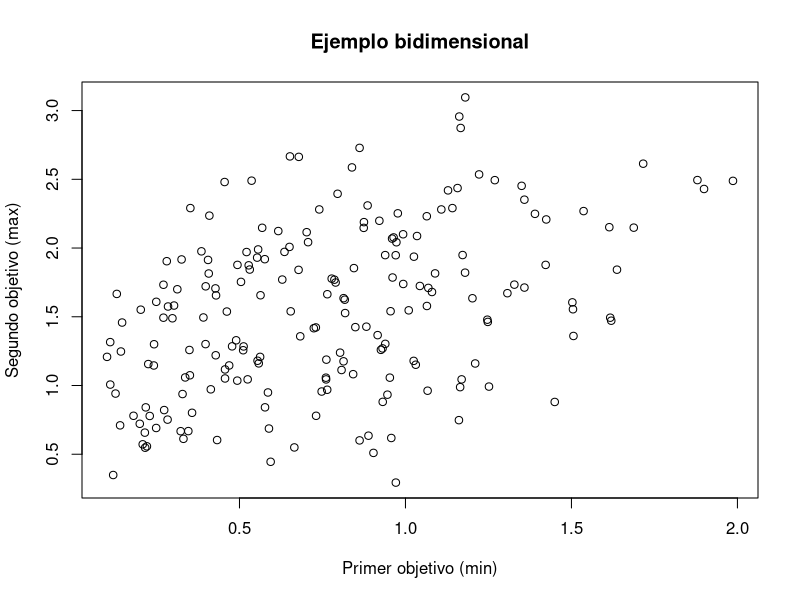
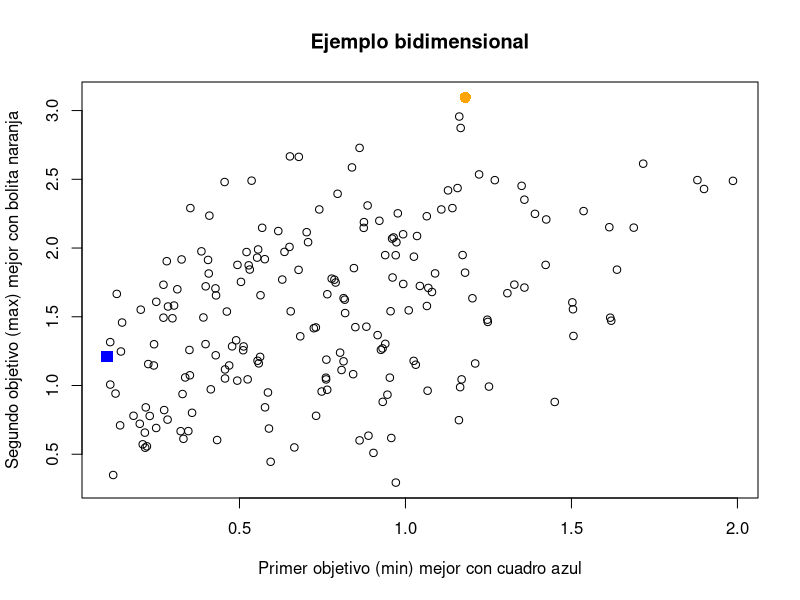
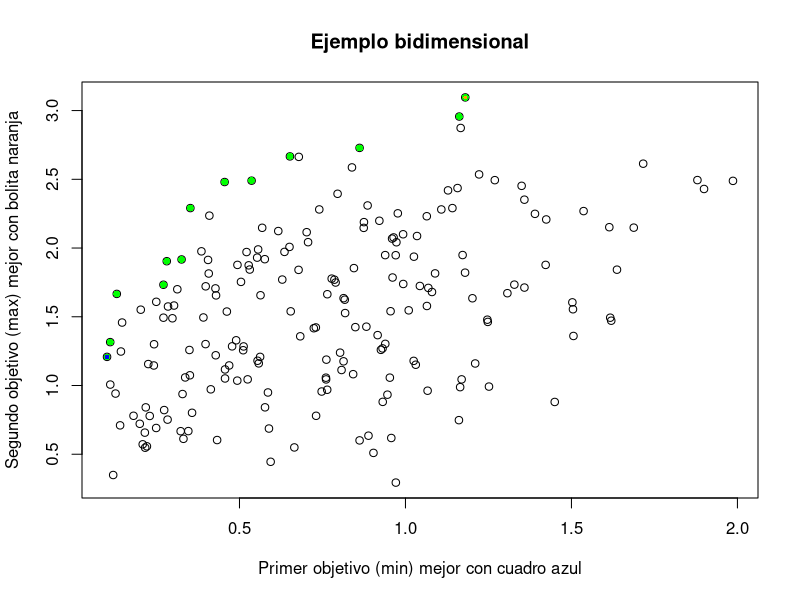

Generate these figures, in order, with R:
poli <- function(maxdeg, varcount, termcount) {
    f <- data.frame(variable=integer(), coef=integer(), degree=integer())
    for (t in 1:termcount) {
        var <- sample(1:varcount, 1)
        deg <- sample(0:maxdeg, 1)
        f <-  rbind(f, c(var, runif(1), deg))
    }
    names(f) <- c("variable", "coef", "degree")
    return(f)
}

eval <- function(pol, vars) {
    value <- 0.0
    terms = dim(pol)[1]
    for (t in 1:terms) {
        term <- pol[t,]
        value <-  value + term$coef * vars[term$variable]^term$degree
    }
    return(value)
}

## NUEVO!!!
domin.by <- function(target, challenger) {
    # sum sobre los TRUE/FALSE
    if (sum(challenger < target) > 0) {
        return(FALSE) # hay empeora (en maximizar)
    } # si no hay empeora, vemos si hay mejora
    # sum sobre los TRUE/FALSE
    return(sum(challenger > target) > 0)
}

vc <- 4
md <- 3
tc <- 5
k <- 2 # cuantas funciones objetivo
obj <- list()
for (i in 1:k) {
    obj[[i]] <- poli(md, vc, tc)
}
minim <- (runif(k) > 0.5)
sign <- (1 + -2 * minim) # neg -> min, pos -> max
n <- 200 # cuantas soluciones aleatorias
sol <- matrix(runif(vc * n), nrow=n, ncol=vc)
val <- matrix(rep(NA, k * n), nrow=n, ncol=k)
for (i in 1:n) { # evaluamos las soluciones
    for (j in 1:k) { # para todos los objetivos
        val[i, j] <- eval(obj[[j]], sol[i,])
    }
}
mejor1 <- which.max(sign[1] * val[,1])
mejor2 <- which.max(sign[2] * val[,2])
cual <- c("max", "min")
xl <- paste("Primer objetivo (", cual[minim[1] + 1], ")", sep="")
yl <- paste("Segundo objetivo (", cual[minim[2] + 1], ")", sep="")
png("p11_init.png")
plot(val[,1], val[,2], xlab=xl, ylab=yl, main="Ejemplo bidimensional")
graphics.off()
png("p11_mejores.png")
plot(val[,1], val[,2], xlab=paste(xl, "mejor con cuadro azul"),
     ylab=paste(yl,"mejor con bolita naranja"),
     main="Ejemplo bidimensional")
points(val[mejor1, 1], val[mejor1, 2], col="blue", pch=15, cex=1.5)
points(val[mejor2, 1], val[mejor2, 2], col="orange", pch=16, cex=1.5)
graphics.off()
no.dom <- logical() # TRUE/FALSE segun si nadie lo domina
for (i in 1:n) { # para cada asignacion
    d <- logical() # quienes le dominan (si / no)
    for (j in 1:n) { # para todos los demas
        # i es a quien le retan, j es quien esta retando
        # lo comparamos como si todo fuese max (min f = max -f)
        d <- c(d, domin.by(sign * val[i,], sign * val[j,]))
    }
    no.dom <- c(no.dom, sum(d) == 0) # nadie le domina (puros FALSE)
}
# agarra solo los que tienen TRUE en no.dom
frente <- subset(val, no.dom) # solamente las no dominadas
png("p11_frente.png", width=15, height=15, units="cm", res=1200)
plot(val[,1], val[,2], xlab=paste(xl, "mejor con cuadro azul"),
     ylab=paste(yl,"mejor con bolita naranja"),
     main="Ejemplo bidimensional")
points(frente[,1], frente[,2], col="green", pch=16, cex=0.9)
mejor1 <- which.max((1 + (-2 * minim[1])) * val[,1])
mejor2 <- which.max((1 + (-2 * minim[2])) * val[,2])
points(val[mejor1, 1], val[mejor1, 2], col="blue", pch=15, cex=0.5)
points(val[mejor2, 1], val[mejor2, 2], col="orange", pch=16, cex=0.5)
graphics.off()
